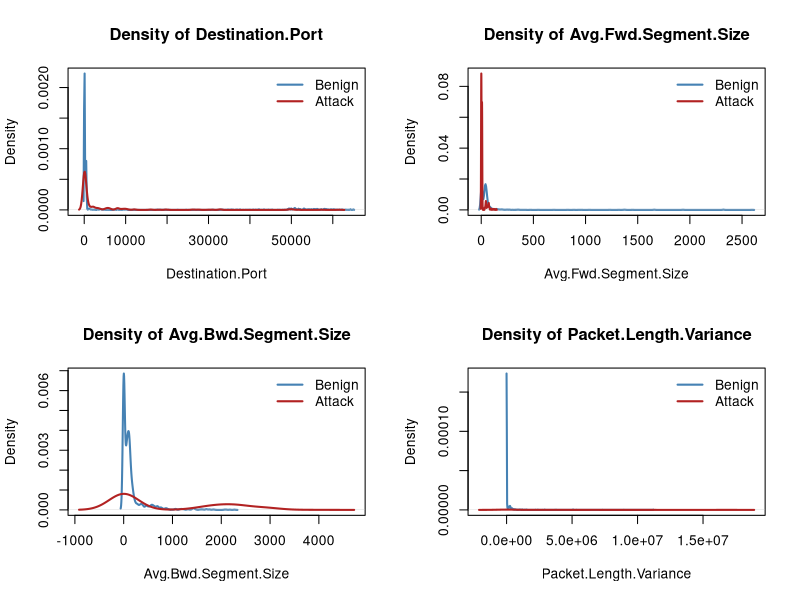
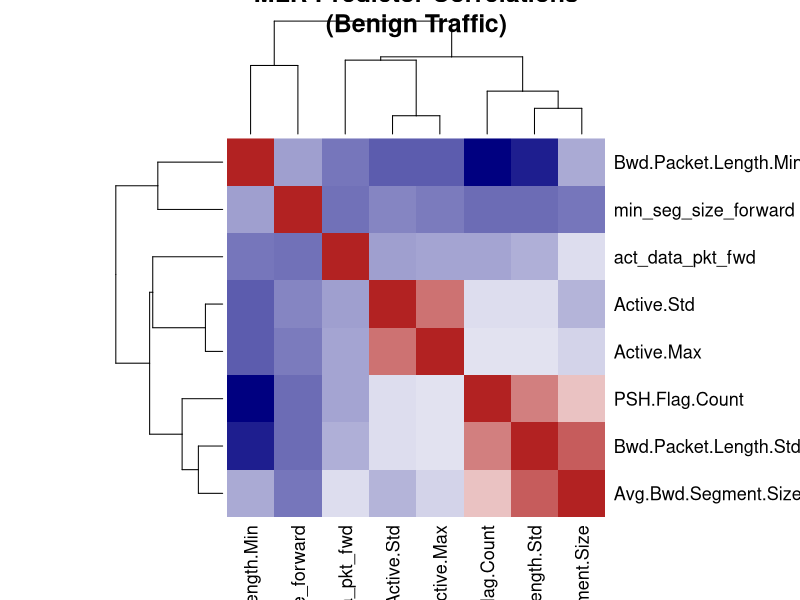
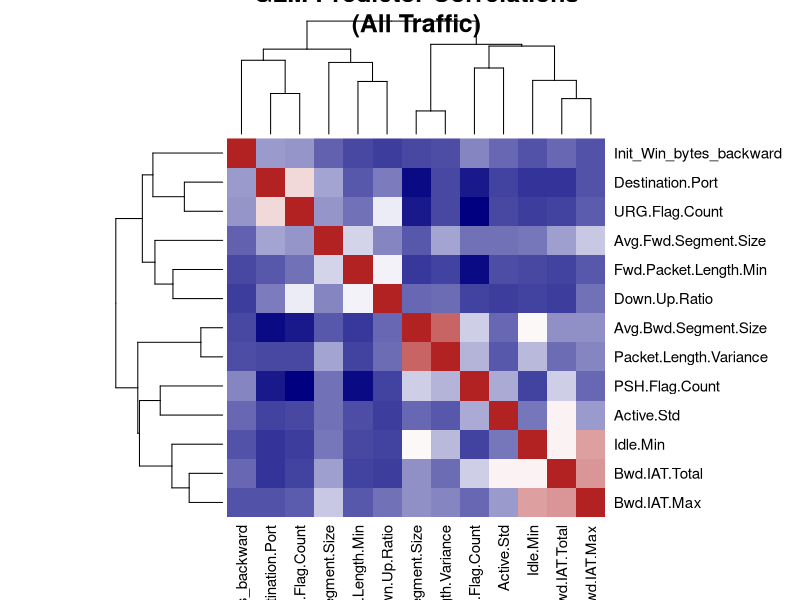
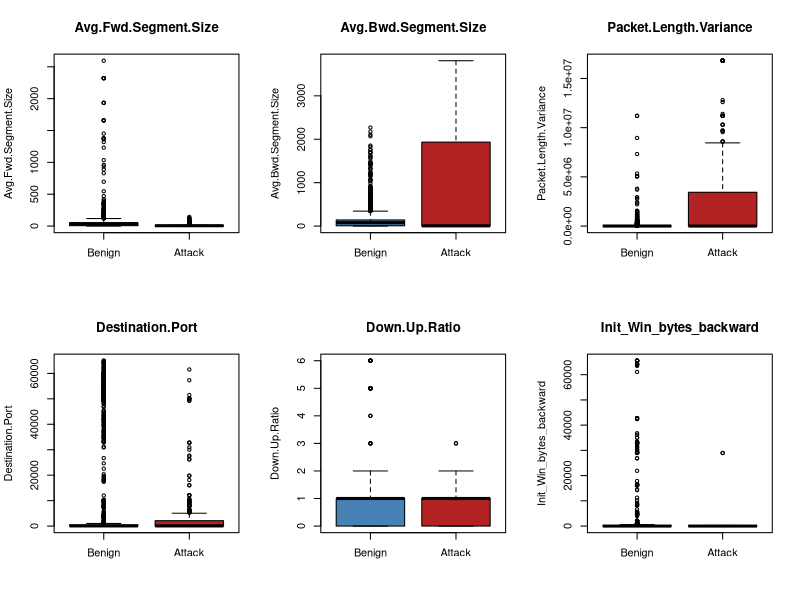
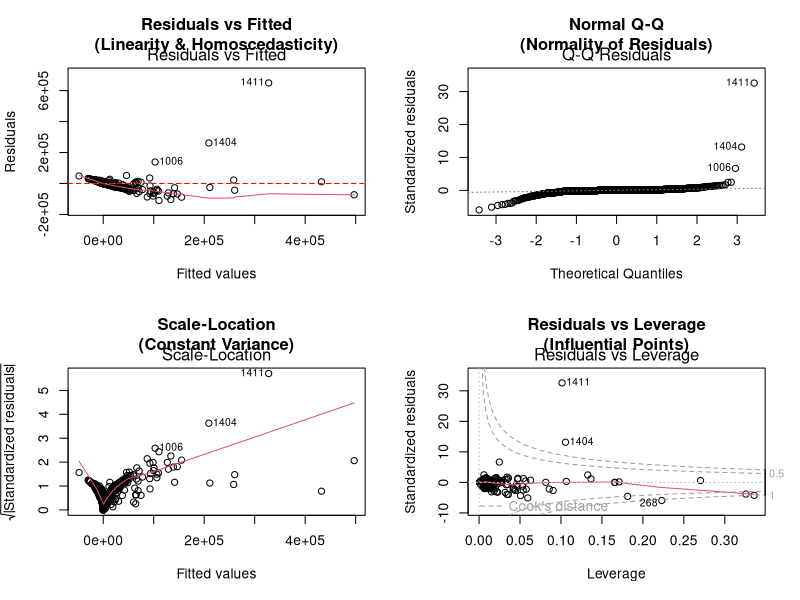
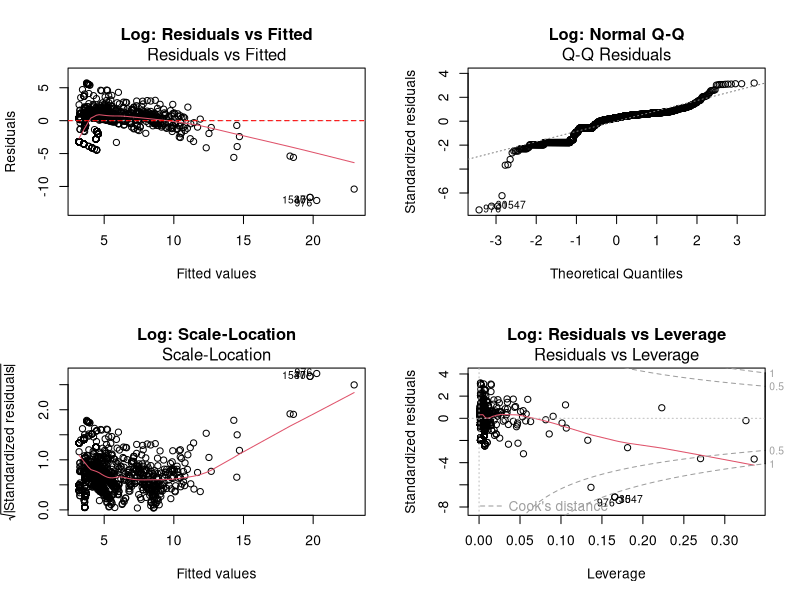
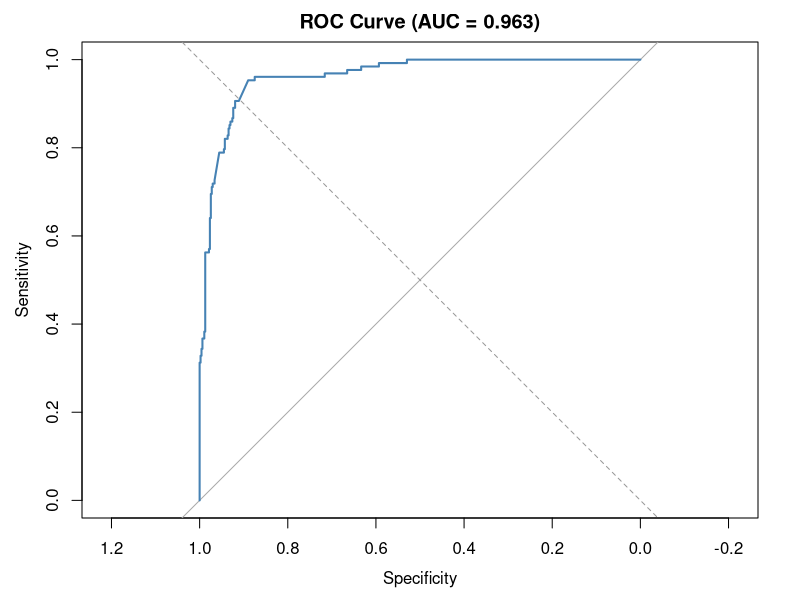
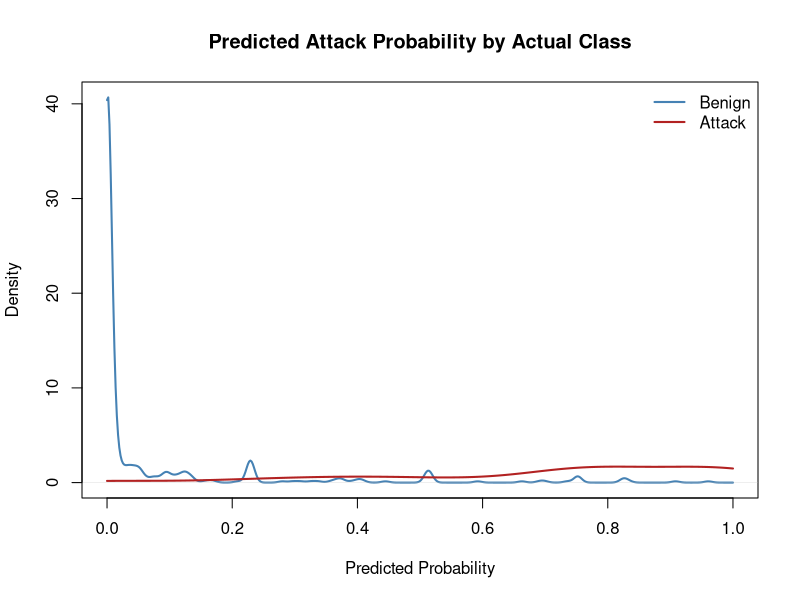

Source code (R) for these figures, in order:
## ---- chunk 1
knitr::opts_chunk$set(echo = TRUE, warning = FALSE, message = FALSE, 
                      fig.align = "center", fig.pos = "H")
## ---- chunk 2
library(readr)
library(dplyr)
library(ggplot2)

# Load pre-exported datasets
mlr_data <- read_csv("mlr_data.csv", show_col_types = FALSE)
glm_data <- read_csv("glm_data.csv", show_col_types = FALSE)

cat(sprintf("MLR dataset (benign): %d rows, %d predictors + Flow.Bytes\n",
            nrow(mlr_data), ncol(mlr_data) - 1))
cat(sprintf("GLM dataset (all):    %d rows, %d predictors + Attack_Flag\n\n",
            nrow(glm_data), ncol(glm_data) - 1))
cat(sprintf("Attack rate: %.1f%%\n", 100 * mean(glm_data$Attack_Flag)))
## ---- chunk 3
cat("--- MLR Dataset Summary ---\n")
print(summary(mlr_data))
cat("\n--- GLM Dataset Summary ---\n")
print(summary(glm_data))
## ---- chunk 4
glm_data$Label <- ifelse(glm_data$Attack_Flag == 1, "Attack", "Benign")
features_to_plot <- c("Destination.Port", "Avg.Fwd.Segment.Size",
                       "Avg.Bwd.Segment.Size", "Packet.Length.Variance")

par(mfrow = c(2, 2))
for (feat in features_to_plot) {
  benign_vals <- glm_data[[feat]][glm_data$Attack_Flag == 0]
  attack_vals <- glm_data[[feat]][glm_data$Attack_Flag == 1]
  dens_b <- density(benign_vals, na.rm = TRUE)
  dens_a <- density(attack_vals, na.rm = TRUE)
  ymax <- max(c(dens_b$y, dens_a$y))
  xrange <- range(c(dens_b$x, dens_a$x))
  plot(dens_b, main = paste("Density of", feat), xlab = feat,
       col = "steelblue", lwd = 2, xlim = xrange, ylim = c(0, ymax))
  lines(dens_a, col = "firebrick", lwd = 2)
  legend("topright", legend = c("Benign", "Attack"),
         col = c("steelblue", "firebrick"), lwd = 2, bty = "n")
}
par(mfrow = c(1, 1))
## ---- chunk 5
par(mfrow = c(1, 2))
cor_mlr <- cor(mlr_data)
cor_mlr <- cor(mlr_data %>% select(-Flow.Bytes))
heatmap(cor_mlr,
        symm = TRUE, 
        main = "MLR Predictor Correlations\n(Benign Traffic)",
        col = colorRampPalette(c("navy", "white", "firebrick"))(100))
cor_glm <- cor(dplyr::select(glm_data, -Attack_Flag, -Label))
heatmap(cor_glm, symm = TRUE, main = "GLM Predictor Correlations\n(All Traffic)",
        col = colorRampPalette(c("navy", "white", "firebrick"))(100))
par(mfrow = c(1, 1))
## ---- chunk 6
glm_data$Port_Category <- cut(
  glm_data$Destination.Port,
  breaks = c(-Inf, 1023, 49151, Inf),
  labels = c("Well-known", "Registered", "Dynamic"))

port_attack_tab <- table(Port_Category = glm_data$Port_Category,
                         Attack = ifelse(glm_data$Attack_Flag == 1, "Yes", "No"))
print(port_attack_tab)
cat("\nRow-wise attack rate (%):\n")
print(round(prop.table(port_attack_tab, 1) * 100, 1))

chi <- chisq.test(port_attack_tab)
cat(sprintf("\nChi-square test: X^2 = %.2f, df = %d, p = %.3e\n",
            chi$statistic, chi$parameter, chi$p.value))
## ---- chunk 7
top_features <- c("Avg.Fwd.Segment.Size", "Avg.Bwd.Segment.Size",
                  "Packet.Length.Variance", "Destination.Port",
                  "Down.Up.Ratio", "Init_Win_bytes_backward")

par(mfrow = c(2, 3))
for (feat in top_features) {
  boxplot(glm_data[[feat]] ~ glm_data$Attack_Flag,
          names = c("Benign", "Attack"), main = feat,
          ylab = feat, xlab = "",
          col = c("steelblue", "firebrick"))
}
par(mfrow = c(1, 1))
## ---- chunk 8
group_stats <- glm_data |>
  dplyr::group_by(Attack_Flag) |>
  dplyr::summarise(dplyr::across(dplyr::all_of(top_features),
                   list(mean = ~mean(.x, na.rm = TRUE),
                        sd   = ~sd(.x, na.rm = TRUE)))) |>
  as.data.frame()
print(group_stats)
## ---- chunk 9
library(car)

# Fit initial model to detect outliers
mlr_init <- lm(Flow.Bytes ~ ., data = mlr_data)
hatv <- hatvalues(mlr_init)
p <- length(coef(mlr_init))
n <- nrow(mlr_data)
threshold <- 2 * p / n
outlier_row <- which.max(hatv)

cat("--- Initial Model Leverage Diagnostics ---\n")
cat(sprintf("Leverage threshold (2p/n): %.4f\n", threshold))
cat(sprintf("Worst observation — row %d:\n", outlier_row))
cat(sprintf("  Leverage = %.4f (%.1f × threshold)\n",
            hatv[outlier_row], hatv[outlier_row] / threshold))
cat(sprintf("  Flow.Bytes = %d (next largest: %d)\n",
            mlr_data$Flow.Bytes[outlier_row],
            max(mlr_data$Flow.Bytes[-outlier_row])))
cat(sprintf("  act_data_pkt_fwd = %d (median = %d, mean = %.1f)\n",
            mlr_data$act_data_pkt_fwd[outlier_row],
            median(mlr_data$act_data_pkt_fwd), mean(mlr_data$act_data_pkt_fwd)))

cat("\nThe initial R² was dominated by this single point.\n")
cat(sprintf("  With outlier:   R² = %.4f\n", summary(mlr_init)$r.squared))
## ---- chunk 10
mlr_clean <- mlr_data[-outlier_row, ]
cat(sprintf("Clean data: %d rows\n", nrow(mlr_clean)))
## ---- chunk 11
mlr_model <- lm(Flow.Bytes ~ ., data = mlr_clean)
s_mlr <- summary(mlr_model)
print(s_mlr)
## ---- chunk 12
anova(mlr_model)
## ---- chunk 13
confint(mlr_model, level = 0.95)
## ---- chunk 14
vif_values <- car::vif(mlr_model)
print(vif_values)
cat(sprintf("\nMax VIF: %.2f\n", max(vif_values)))
## ---- chunk 15
par(mfrow = c(2, 2))
plot(mlr_model, which = 1, main = "Residuals vs Fitted\n(Linearity & Homoscedasticity)")
abline(h = 0, col = "red", lty = 2)
plot(mlr_model, which = 2, main = "Normal Q-Q\n(Normality of Residuals)")
plot(mlr_model, which = 3, main = "Scale-Location\n(Constant Variance)")
plot(mlr_model, which = 5, main = "Residuals vs Leverage\n(Influential Points)")
par(mfrow = c(1, 1))
## ---- chunk 16
ncv_test <- ncvTest(mlr_model)
print(ncv_test)
## ---- chunk 17
shapiro_test <- shapiro.test(residuals(mlr_model))
print(shapiro_test)
## ---- chunk 18
cooksd <- cooks.distance(mlr_model)
n_clean <- nrow(mlr_clean)
cat(sprintf("Cook's distance > 4/n: %d observations\n", sum(cooksd > 4 / n_clean)))

hat_values <- hatvalues(mlr_model)
p <- length(coef(mlr_model))
cat(sprintf("High leverage (> 2p/n): %d observations\n",
            sum(hat_values > 2 * p / n_clean)))

dfbetas_vals <- dfbetas(mlr_model)
large_dfbetas <- which(abs(dfbetas_vals) > 2 / sqrt(n_clean), arr.ind = TRUE)
cat(sprintf("Large DFBETAS (> 2/sqrt(n)): %d instances\n", nrow(large_dfbetas)))

rstud <- rstudent(mlr_model)
cat(sprintf("|rstudent| > 3: %d observations\n", sum(abs(rstud) > 3)))
## ---- chunk 19
mlr_log <- mlr_clean
mlr_log$Flow.Bytes <- log1p(mlr_log$Flow.Bytes)

mlr_model_log <- lm(Flow.Bytes ~ ., data = mlr_log)

ncv_log     <- ncvTest(mlr_model_log)
shapiro_log <- shapiro.test(residuals(mlr_model_log))

cat(sprintf("Log model R-squared: %.4f   (raw: %.4f)\n",
            summary(mlr_model_log)$r.squared, s_mlr$r.squared))
cat(sprintf("NCV test p-value -- raw: %.3e | log: %.3e\n",
            ncv_test$p, ncv_log$p))
cat(sprintf("Shapiro W -- raw: %.4f | log: %.4f\n",
            shapiro_test$statistic, shapiro_log$statistic))

par(mfrow = c(2, 2))
plot(mlr_model_log, which = 1, main = "Log: Residuals vs Fitted")
abline(h = 0, col = "red", lty = 2)
plot(mlr_model_log, which = 2, main = "Log: Normal Q-Q")
plot(mlr_model_log, which = 3, main = "Log: Scale-Location")
plot(mlr_model_log, which = 5, main = "Log: Residuals vs Leverage")
par(mfrow = c(1, 1))
## ---- chunk 20
predictor_names <- setdiff(names(mlr_clean), "Flow.Bytes")
mlr_scaled <- mlr_clean
mlr_scaled[predictor_names] <- scale(mlr_clean[predictor_names])
mlr_model_scaled <- lm(Flow.Bytes ~ ., data = mlr_scaled)

scaled_coefs <- coef(summary(mlr_model_scaled))[-1, , drop = FALSE]
ranked <- scaled_coefs[order(-abs(scaled_coefs[, "Estimate"])), , drop = FALSE]

response_sd <- sd(mlr_clean$Flow.Bytes)
practical_table <- data.frame(
  Predictor          = rownames(ranked),
  Scaled_Beta        = round(ranked[, "Estimate"], 1),
  Pct_of_Response_SD = round(100 * abs(ranked[, "Estimate"]) / response_sd, 2),
  p_value            = signif(ranked[, "Pr(>|t|)"], 3),
  row.names          = NULL)
print(practical_table)

cat(sprintf("\nFlow.Bytes SD = %.0f bytes\n", response_sd))
cat("A 1-SD change in the predictor changes Flow.Bytes by the Scaled_Beta amount.\n")
cat("Pct_of_Response_SD expresses this as a percentage of the response SD.\n")
cat("Even after removing the outlier, act_data_pkt_fwd (55.5% of SD) and\n")
cat("Avg.Bwd.Segment.Size (34.6% of SD) are the most important predictors.\n")
## ---- chunk 21
library(car)
library(pROC)

set.seed(42)
train_idx <- sample(seq_len(nrow(glm_data)), size = floor(0.7 * nrow(glm_data)))
train <- glm_data[train_idx, ]
test  <- glm_data[-train_idx, ]

cat(sprintf("Train: %d rows | Test: %d rows\n", nrow(train), nrow(test)))
cat(sprintf("Test attack rate: %.1f%%\n", 100 * mean(test$Attack_Flag)))
## ---- chunk 22
full_model <- glm(Attack_Flag ~ ., data = train, family = binomial,
                  control = glm.control(maxit = 100))

cat("--- VIF (full model) ---\n")
vif_full <- car::vif(full_model)
print(round(vif_full, 2))

# Two predictors had VIF > 5 and were iteratively dropped:
#   Bwd.IAT.Max (VIF = 171) and Packet.Length.Variance (VIF = 35)
cat(sprintf("\nDropping Bwd.IAT.Max (VIF = %.2f)\n", max(vif_full)))
cat(sprintf("Dropping Packet.Length.Variance (VIF = %.2f)\n",
            vif_full["Packet.Length.Variance"]))
## ---- chunk 23
final_model <- glm(
  Attack_Flag ~ Fwd.Packet.Length.Min + Avg.Fwd.Segment.Size +
    URG.Flag.Count + Active.Std + Down.Up.Ratio + Destination.Port +
    Idle.Min + Avg.Bwd.Segment.Size + Bwd.IAT.Total +
    Init_Win_bytes_backward + PSH.Flag.Count,
  data = train, family = binomial, control = glm.control(maxit = 100))
summary(final_model)
cat("--- VIF (final model) ---\n")
print(round(car::vif(final_model), 2))
## ---- chunk 24
sep_summary <- summary(final_model)$coefficients
big_est <- which(abs(sep_summary[, "Estimate"])  > 10)
big_se  <- which(sep_summary[, "Std. Error"]     > 10)
flagged <- union(big_est, big_se)
if (length(flagged) > 0) {
  cat("Separation warning — large coefficients/SEs detected:\n")
  print(round(sep_summary[flagged, , drop = FALSE], 3))
  cat("\n'Active.Std' is mostly zero in the data. Its coefficient is retained\n")
  cat("in the model (BIC selected it) but the odds ratio is not interpreted.\n")
} else {
  cat("No separation indicators.\n")
}
## ---- chunk 25
lr_stat <- final_model$null.deviance - final_model$deviance
lr_df   <- final_model$df.null - final_model$df.residual
lr_p    <- pchisq(lr_stat, lr_df, lower.tail = FALSE)
cat(sprintf("LR test: chi-sq = %.2f on %d df, p = %.3e\n", lr_stat, lr_df, lr_p))
## ---- chunk 26
test_probs <- predict(final_model, newdata = test, type = "response")
roc_obj <- roc(test$Attack_Flag, test_probs, quiet = TRUE)
auc_val <- as.numeric(auc(roc_obj))
plot(roc_obj, main = sprintf("ROC Curve (AUC = %.3f)", auc_val),
     col = "steelblue", lwd = 2)
abline(a = 0, b = 1, lty = 2, col = "gray60")
## ---- chunk 27
dens_benign <- density(test_probs[test$Attack_Flag == 0], from = 0, to = 1)
dens_attack <- density(test_probs[test$Attack_Flag == 1], from = 0, to = 1)
ymax <- max(c(dens_benign$y, dens_attack$y))
plot(dens_benign, main = "Predicted Attack Probability by Actual Class",
     xlab = "Predicted Probability", ylab = "Density",
     col = "steelblue", lwd = 2, xlim = c(0, 1), ylim = c(0, ymax))
lines(dens_attack, col = "firebrick", lwd = 2)
legend("topright", legend = c("Benign", "Attack"),
       col = c("steelblue", "firebrick"), lwd = 2, bty = "n")
## ---- chunk 28
compute_metrics <- function(cm) {
  TP <- cm["1", "1"]; TN <- cm["0", "0"]
  FP <- cm["1", "0"]; FN <- cm["0", "1"]
  list(accuracy = (TP + TN) / sum(cm), sensitivity = TP / (TP + FN),
       specificity = TN / (TN + FP), precision = TP / (TP + FP),
       f1 = 2 * TP / (2 * TP + FP + FN))
}
print_metrics <- function(label, m) {
  cat(sprintf("%s | Acc: %.3f  Sens: %.3f  Spec: %.3f  Prec: %.3f  F1: %.3f\n",
              label, m$accuracy, m$sensitivity, m$specificity, m$precision, m$f1))
}

# Cutoff = 0.5
preds_05 <- ifelse(test_probs > 0.5, 1, 0)
cm_05 <- table(predicted = factor(preds_05, levels = c(0, 1)),
               actual    = factor(test$Attack_Flag, levels = c(0, 1)))
cat("--- Confusion Matrix (cutoff = 0.5) ---\n")
print(cm_05)
print_metrics("cutoff 0.5", compute_metrics(cm_05))

# Youden-optimal cutoff
opt <- coords(roc_obj, "best", best.method = "youden", transpose = FALSE)
opt_cut <- as.numeric(opt$threshold[1])
preds_opt <- ifelse(test_probs > opt_cut, 1, 0)
cm_opt <- table(predicted = factor(preds_opt, levels = c(0, 1)),
                actual    = factor(test$Attack_Flag, levels = c(0, 1)))
cat(sprintf("\n--- Confusion Matrix (Youden cutoff = %.3f) ---\n", opt_cut))
print(cm_opt)
print_metrics(sprintf("cutoff %.3f", opt_cut), compute_metrics(cm_opt))
## ---- chunk 29
odds_ratios <- exp(coef(final_model))
or_ci <- exp(confint.default(final_model))
or_table <- data.frame(
  Predictor  = names(odds_ratios),
  OR         = round(odds_ratios, 4),
  CI_lower   = round(or_ci[, 1], 4),
  CI_upper   = round(or_ci[, 2], 4),
  Pct_Change = round(100 * (odds_ratios - 1), 1),
  row.names  = NULL)
print(or_table)
## ---- chunk 30
or_df <- or_table[or_table$Predictor != "(Intercept)", ]
or_df <- or_df[order(or_df$OR), ]
or_df$Predictor <- factor(or_df$Predictor, levels = or_df$Predictor)

par(mar = c(5, 12, 3, 3))
plot(log(or_df$OR), seq_len(nrow(or_df)), type = "n", yaxt = "n",
     xlab = "Odds Ratio (log scale)", ylab = "",
     main = "Odds Ratios with 95% CI",
     xlim = log(c(0.0001, 10)))
abline(v = log(1), col = "gray60", lty = 2)
axis(2, at = seq_len(nrow(or_df)), labels = or_df$Predictor, las = 2, cex.axis = 0.7)
for (i in seq_len(nrow(or_df))) {
  col <- ifelse(or_df$OR[i] > 1, "firebrick", "steelblue")
  lines(log(c(or_df$CI_lower[i], or_df$CI_upper[i])), c(i, i), col = col, lwd = 1.5)
  points(log(or_df$OR[i]), i, pch = 18, cex = 1.5, col = col)
}
axis(1, at = log(c(0.0001, 0.001, 0.01, 0.1, 1, 10)),
     labels = c("0.0001", "0.001", "0.01", "0.1", "1", "10"))
## ---- chunk 31
final_terms  <- setdiff(names(coef(final_model)), "(Intercept)")
train_scaled <- train[, c("Attack_Flag", final_terms), drop = FALSE]
train_scaled[, final_terms] <- as.data.frame(scale(train_scaled[, final_terms]))

final_model_scaled <- glm(Attack_Flag ~ ., data = train_scaled, family = binomial,
                          control = glm.control(maxit = 100))

or_scaled          <- exp(coef(final_model_scaled))[-1]
pct_change_scaled  <- 100 * (or_scaled - 1)
pct_change_display <- round(pct_change_scaled, 1)

practical_class <- ifelse(abs(pct_change_display) >= 100, "LARGE",
                   ifelse(abs(pct_change_display) >   25, "moderate",
                   ifelse(abs(pct_change_display) >    5, "small", "trivial")))

practical_table <- data.frame(
  Predictor          = names(or_scaled),
  OR_per_SD          = round(or_scaled, 3),
  Pct_Change_per_SD  = pct_change_display,
  Practical          = practical_class,
  row.names          = NULL)
print(practical_table)
cat("\nClass scale: LARGE > 100% | moderate 25--100% | small 5--25% | trivial < 5%\n")
## ---- chunk 32
sessionInfo()
